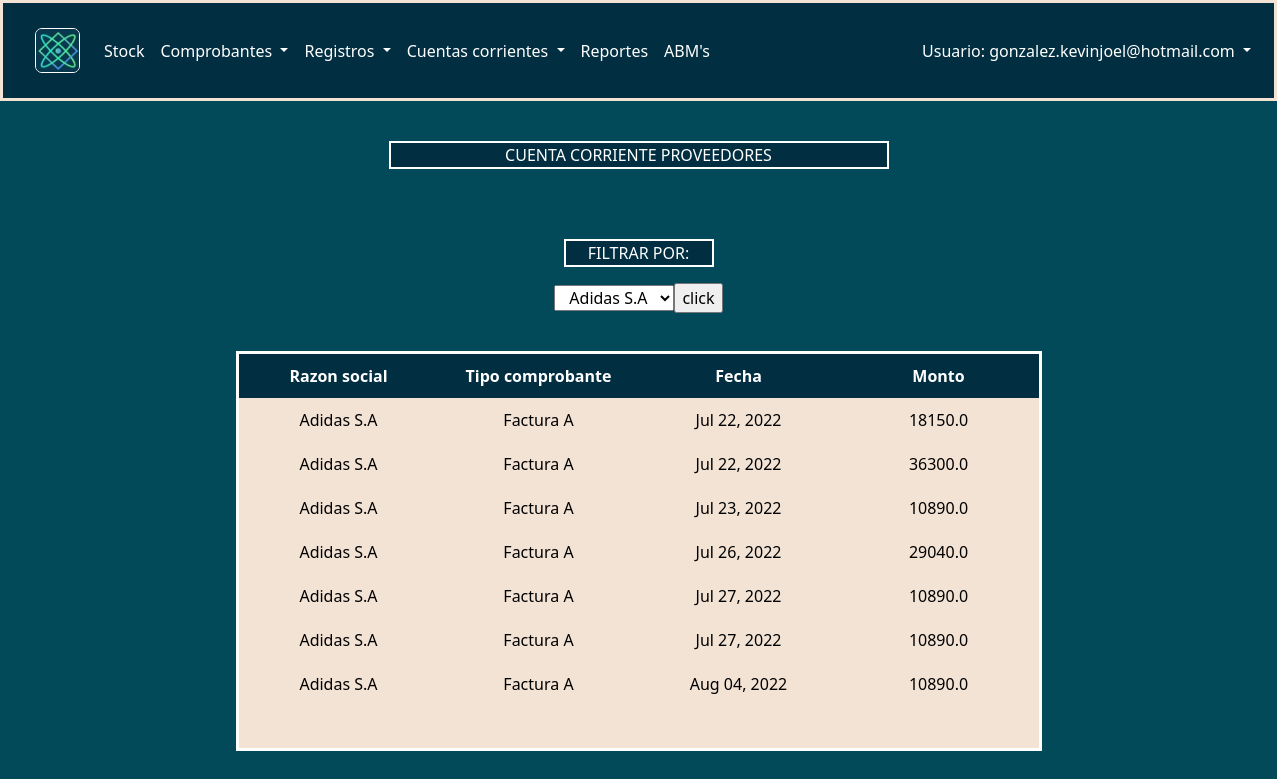
The app's page /cuentacorriente/ (signed in) with its own data.
### AppProveedores/models.py (models this page shows, shortened)
class Proveedores(models.Model):
    id_proveedor = models.IntegerField(primary_key = True)
    cuit = models.PositiveIntegerField()
    razon_social = models.CharField('Razón social', max_length=30)
    condicion = models.ForeignKey(CondicionFiscal, on_delete=models.CASCADE)
    telefono = models.CharField('Teléfono', max_length=30)
    email = models.EmailField('Email')
    direccion = models.ForeignKey(Direcciones, on_delete = models.CASCADE)
    created = models.DateTimeField(auto_now_add=True)
    updated = models.DateTimeField(auto_now_add=True)
    class Meta:
        verbose_name = "Proveedor"
        verbose_name_plural = "Proveedores"

### AppFactura/models.py (models this page shows, shortened)
class TipoComprobante(models.Model):
    id_tipo_comprobante = models.IntegerField(primary_key = True)
    nombre = models.CharField(max_length=50)
    letra = models.CharField(max_length=1)
    created = models.DateTimeField(auto_now_add=True)
    updated = models.DateTimeField(auto_now_add=True)
    class Meta:
        verbose_name = "TipoComprobante"
        verbose_name_plural = "TipoComprobantes"

class ComprobanteC (models.Model):
    user = models.ForeignKey(User, on_delete=models.CASCADE)
    numero = models.CharField(max_length=10)
    id_punto_de_venta = models.IntegerField()
    id_tipo_comprobante =  models.IntegerField()
    id_proveedor = models.IntegerField()
    monto_total = models.FloatField()
    created = models.DateTimeField(auto_now_add=True)
    updated = models.DateTimeField(auto_now_add=True)
    class Meta:
        verbose_name = "ComprobanteC"
        verbose_name_plural = "ComprobantesC"

### AppCC/views.py (the view)
# urls.py: path('', views.cuentacorriente, name="CC"),
@login_required
def cuentacorriente(request):
    comprobantes = ComprobanteC.objects.all()
    tipocomprobante = TipoComprobante.objects.all()
    provs = Proveedores.objects.all()
    proveedores = Proveedores.objects.all()
    queryset = request.GET.get("razonsocial")
    print (queryset)
    if queryset:
        proveedores = Proveedores.objects.filter(razon_social = queryset)
    else:
        proveedores = Proveedores.objects.filter(id_proveedor = 1)
    return render(request, "AppCC/cuentacorriente.html", {"compro":comprobantes, "tipo":tipocomprobante, "prov": proveedores, "p":provs})

### AppAgregar/context_processor.py (called while the page is built)
def importe_total(request):
    total=0.0
    if request.user.is_authenticated:
        if "agregar" in request.session.keys():
                for key, value in request.session['agregar'].items():
                        total=total+value['totalcant']
    return {'importe_total': total}

def importe_totalsiniva(request):
    total=0.0
    if request.user.is_authenticated:
        if "agregar" in request.session.keys():
                for key, value in request.session['agregar'].items():
                        total=total+value['subtotal']
    return {'totalsiniva': total}

### AppAgregarV/context_processor.py (called while the page is built)
def importe_total(request):
    total=0.0
    if request.user.is_authenticated:
        if "agregarv" in request.session.keys():
                for key, value in request.session['agregarv'].items():
                        total=total+value['totalcant']
    return {'totalventaIVA': total}

def importe_totalsiniva(request):
    total=0.0
    if request.user.is_authenticated:
        if "agregarv" in request.session.keys():
                for key, value in request.session['agregarv'].items():
                        total=total+value['subtotal']
    return {'totalventa': total}

### AppCC/templates/AppCC/cuentacorriente.html
{% extends "base/base.html" %}
{% load static %}
{% block content %}
<div class="cregistro">
    <p style="background-color: #012E40; color: white; width: 500px; border: solid white 2px">CUENTA CORRIENTE PROVEEDORES</p>
    <div class="tproveedor">
        <form action="{% url 'CC' %}"  method="GET">
        <table class="tbproveedor">
            <p style="background-color: #012E40; color: white; width: 150px; border: solid white 2px">FILTRAR POR: </p>
            <select name="razonsocial" style="width: 120px; text-align: center; margin-bottom: 40px;" aria-label="Default select example">
            {% for x in p %}
                    <option>{{ x.razon_social }}</option>
            {% endfor %}
            </select>
            <input type="submit" name="" value="click" id="">
            <thead class="thproveedor">
                <th class="celdareg">Razon social</th>
                <th class="celdareg">Tipo comprobante</th>
                <th class="celdareg">Fecha</th>
                <th class="celdareg">Monto</th>
            </thead>
            <tbody class="bodyproveedor">
                {% if prov %}
                    {% if compro %}
                        {% if tipo %}
                            {% for proveedores in prov %}
                                {% for comprobantes in compro %}
                                    {% if comprobantes.id_proveedor == proveedores.id_proveedor %}
                                        {% for x in tipo %}
                                            {% if comprobantes.id_tipo_comprobante == x.id_tipo_comprobante %}
                                                <tr>
                                                    <td class="celdareg">{{ proveedores.razon_social }}</td>
                                                    <td class="celdareg">{{ x.nombre }} {{ x.letra }}  </td>
                                                    <td class="celdareg">{{ comprobantes.created | date:"M d, Y" }}</td>
                                                    <td class="celdareg">{{ comprobantes.monto_total }}</td>
                                                </tr>
                                            {% endif %}
                                        {% endfor %}
                                    {% endif %}
                                {% endfor %}
                            {% endfor %}
                        {% endif %}
                    {% endif %}
                {% endif %}
            </tbody>
        </table>
        </form>
    </div>
</div>
{% endblock %}

### AppNav/templates/AppNav/barra.html (shortened to what this page needs)
<!doctype html>
<html lang="en">
  <head>
    {% load bootstrap4 %}
    {% bootstrap_css %}
    {% load sweetify %}
    {% load static %}
    <link href="https://cdn.jsdelivr.net/npm/bootstrap@5.1.3/dist/css/bootstrap.min.css" rel="stylesheet">
    <link href="{% static 'base/css/styles.css' %}" rel="stylesheet">
    <link rel="stylesheet" href="https://cdnjs.cloudflare.com/ajax/libs/font-awesome/6.1.1/css/all.min.css">
  </head>
  <body class="bodybase">
    <nav class="navbar navbar-expand-lg navbar-light bg-light" style="box-shadow: 2px 2px 3px 3px #3F4450">
      <div class="container-fluid">
        <a class="navbar-brand zz" href="{% url 'Home' %}"><img src="/static/base/img/logoge.png" class="logo" alt="Logo"></a>
      {% if request.user.is_authenticated %}
        <div class="collapse navbar-collapse" id="navbarSupportedContent">
          <ul class="navbar-nav me-auto mb-2 mb-lg-0" style="width: 80%;">
            <li class="nav-item">
              <a class="nav-link zz yy" aria-current="page" href="{% url 'Stock' %}">Stock</a>
            </li>
            <li class="nav-item dropdown">
              <a class="nav-link dropdown-toggle zz yy" href="#" id="navbarDropdown" role="button" data-bs-toggle="dropdown" aria-expanded="false">
                Comprobantes
              </a>
            </li>
            <li class="nav-item dropdown">
              <a class="nav-link dropdown-toggle zz yy" href="#" id="navbarDropdown" role="button" data-bs-toggle="dropdown" aria-expanded="false">
                Registros
              </a>
            </li>
            <li class="nav-item dropdown">
              <a class="nav-link dropdown-toggle zz yy" href="#" id="navbarDropdown" role="button" data-bs-toggle="dropdown" aria-expanded="false">
                Cuentas corrientes
              </a>
            </li>
            <li class="nav-item">
              <a class="nav-link zz yy" href="{% url 'Reportes' %}">Reportes</a>
            </li>
            <li class="nav-item">
              <a class="nav-link zz yy" href="{% url 'Abm' %}" style="width: 250px;">ABM's</a>
            </li>
          </ul>
          <div style="position: relative">
          <li class="nav-item dropdown" style="float: right; display: contents;">
            <a class="nav-link dropdown-toggle zz yy" href="#" id="navbarDropdown" role="button" data-bs-toggle="dropdown" aria-expanded="false" style="text-align: -webkit-right;">
            Usuario: {{ request.user.email }}
            </a>
          </li>
          </div>
          {% endif %}
        </div>
      </div>
    </nav>
    {% block content %}
    {% endblock %}
  </body>
</html>

### static/base/css/styles.css (style rules this page uses)
.navbar.navbar-expand-lg.navbar-light.bg-light { padding: 20px; background-color:#012E40 !important; box-shadow: none !important; border:solid #F2E3D5; }
.nav-link.zz.yy { color:white; }
.logo { border: solid 0.5px white; border-radius: 10px; }
.bodybase { background: #024959; background-attachment: fixed; }
.logo { width: 45px; height: 45px; border-radius: 7px; }
.cregistro { margin-top: 40px; text-align: -webkit-center; }
.celdareg { width: 200px; text-align: left; padding: 10px; text-align: -webkit-center; }
.tproveedor { margin-top: 70px; height: 400px; }
.tbproveedor { background-color: #F2E3D5; color: rgb(0, 0, 0); border: solid white; overflow-y: auto; overflow-x: hidden; display: block; width: fit-content; height: 400px; }
.thproveedor { background-color: #012E40; color: white; position: absolute; display: block; }

### records on screen
Proveedores: razon_social "Adidas S.A"
ComprobanteC: created "Jul 22, 2022", monto_total "18150.0"
TipoComprobante: nombre "Factura", letra "A"
ComprobanteC: created "Jul 22, 2022", monto_total "36300.0"
ComprobanteC: created "Jul 23, 2022", monto_total "10890.0"
ComprobanteC: created "Jul 26, 2022", monto_total "29040.0"
ComprobanteC: created "Jul 27, 2022", monto_total "10890.0"
ComprobanteC: created "Jul 27, 2022", monto_total "10890.0"
ComprobanteC: created "Aug 04, 2022", monto_total "10890.0"

### other values on screen
{{ request.user.email }} "gonzalez.kevinjoel@hotmail.com"
form field razonsocial "Adidas S.A"
